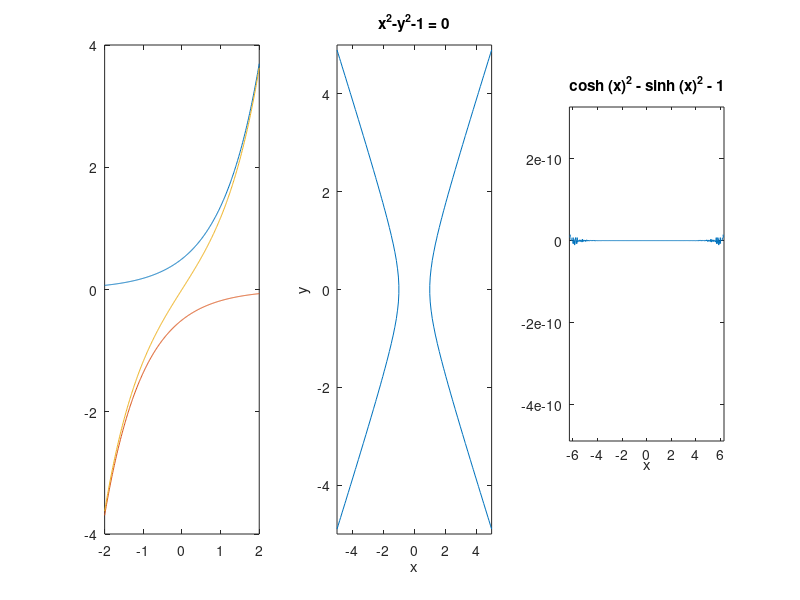

Reproduce this figure in MATLAB.
clear all;clc;clf;

f1 = @(x) exp(x)/2;
f2 = @(x) exp(-x)/2;
f3 = @(x) (f1(x) + f2(x));
f4 = @(x) (f1(x) - f2(x));

x = -2:0.01:2;
subplot(1,3,1);
plot(x, f1(x), x, -f2(x), x, f4(x))

% hyperbola
subplot(1,3,2);
ezplot('x^2-y^2-1', [-5 5])

% hyperbola (parametric)
subplot(1,3,3);
ezplot( @(x) cosh(x).^2 - sinh(x).^2 - 1)